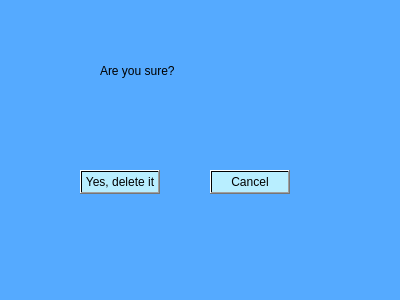
<?xml version="1.0" encoding="UTF-8"?>
<ui version="4.0">
 <class>delete_acc</class>
 <widget class="QDialog" name="delete_acc">
  <property name="windowModality">
   <enum>Qt::ApplicationModal</enum>
  </property>
  <property name="geometry">
   <rect>
    <x>0</x>
    <y>0</y>
    <width>400</width>
    <height>300</height>
   </rect>
  </property>
  <property name="windowTitle">
   <string>Dialog</string>
  </property>
  <property name="styleSheet">
   <string notr="true">background-color: qlineargradient(spread:pad, x1:0, y1:0, x2:1, y2:1, stop:1 rgba(85, 170, 255, 255));</string>
  </property>
  <widget class="QLabel" name="label">
   <property name="geometry">
    <rect>
     <x>100</x>
     <y>50</y>
     <width>211</width>
     <height>41</height>
    </rect>
   </property>
   <property name="styleSheet">
    <string notr="true">color: qlineargradient(spread:pad, x1:0, y1:0, x2:1, y2:1, stop:1 rgba(0, 0, 0, 255));
font: 900 20pt &quot;Segoe UI&quot;;</string>
   </property>
   <property name="text">
    <string>Are you sure?</string>
   </property>
  </widget>
  <widget class="QPushButton" name="delete_2">
   <property name="geometry">
    <rect>
     <x>80</x>
     <y>170</y>
     <width>80</width>
     <height>24</height>
    </rect>
   </property>
   <property name="styleSheet">
    <string notr="true">color: qlineargradient(spread:pad, x1:0, y1:0, x2:1, y2:1, stop:1 rgba(0, 0, 0, 255));
font: 700 9pt &quot;Segoe UI&quot;;
background-color: qlineargradient(spread:pad, x1:0, y1:0, x2:1, y2:1, stop:1 rgba(184, 238, 255, 255));</string>
   </property>
   <property name="text">
    <string>Yes, delete it</string>
   </property>
  </widget>
  <widget class="QPushButton" name="cancel">
   <property name="geometry">
    <rect>
     <x>210</x>
     <y>170</y>
     <width>80</width>
     <height>24</height>
    </rect>
   </property>
   <property name="styleSheet">
    <string notr="true">color: qlineargradient(spread:pad, x1:0, y1:0, x2:1, y2:1, stop:1 rgba(0, 0, 0, 255));
font: 700 9pt &quot;Segoe UI&quot;;
background-color: qlineargradient(spread:pad, x1:0, y1:0, x2:1, y2:1, stop:1 rgba(184, 238, 255, 255));</string>
   </property>
   <property name="text">
    <string>Cancel</string>
   </property>
  </widget>
 </widget>
 <resources/>
 <connections/>
</ui>
